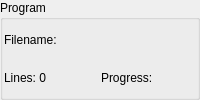
                   <widget class="QGroupBox" name="groupBox_Program">
                    <property name="title">
                     <string>Program</string>
                    </property>
                    <layout class="QHBoxLayout" name="horizontalLayout_19">
                     <property name="spacing">
                      <number>1</number>
                     </property>
                     <property name="leftMargin">
                      <number>1</number>
                     </property>
                     <property name="topMargin">
                      <number>1</number>
                     </property>
                     <property name="rightMargin">
                      <number>1</number>
                     </property>
                     <property name="bottomMargin">
                      <number>1</number>
                     </property>
                     <item>
                      <layout class="QVBoxLayout" name="verticalLayout_10">
                       <item>
                        <widget class="QLabel" name="labelProgramFilename">
                         <property name="text">
                          <string>Filename:</string>
                         </property>
                        </widget>
                       </item>
                       <item>
                        <layout class="QHBoxLayout" name="horizontalLayout_31">
                         <item>
                          <widget class="QLabel" name="labelProgramLen">
                           <property name="text">
                            <string>Lines: 0</string>
                           </property>
                          </widget>
                         </item>
                         <item>
                          <widget class="QLabel" name="labelProgramEnd">
                           <property name="text">
                            <string>Progress:</string>
                           </property>
                          </widget>
                         </item>
                        </layout>
                       </item>
                      </layout>
                     </item>
                    </layout>
                   </widget>
